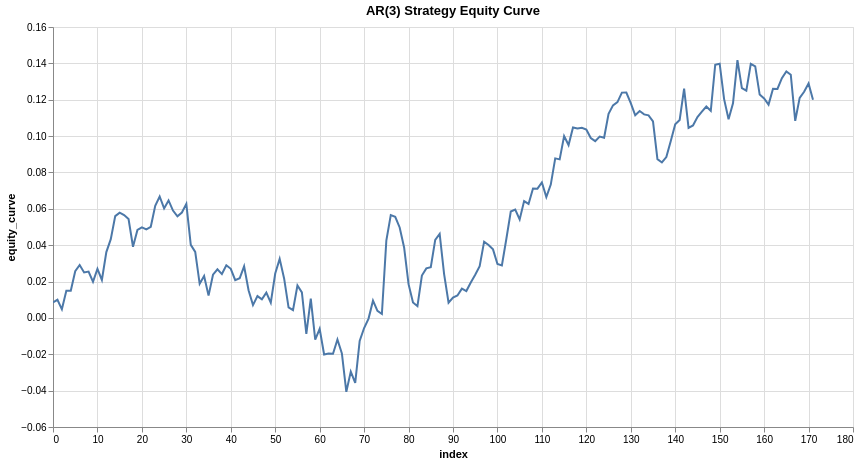

The notebook cell this image was saved under:
### Code cell
# Plot equity curve
research.plot_column(trade_results, 'equity_curve', title='AR(3) Strategy Equity Curve')

### Figure 1 — Vega-Lite specification as saved in the notebook (floating-point values rounded to 4 significant figures; data arrays with more than 128 entries replaced by an {"elided": "..."} marker saying what was removed)
{"config": {"view": {"continuousWidth": 300, "continuousHeight": 300}}, "data": {"name": "data-abf1bd0324190bf50676b4db67e8972c"}, "mark": {"type": "line", "tooltip": true}, "encoding": {"x": {"field": "index", "type": "quantitative"}, "y": {"field": "equity_curve", "type": "quantitative"}}, "height": 400, "params": [{"name": "param_1e9efca18e7a2868", "select": {"type": "interval", "encodings": ["x", "y"]}, "bind": "scales"}], "title": "AR(3) Strategy Equity Curve", "width": 800, "$schema": "https://vega.github.io/schema/vega-lite/v6.1.0.json", "datasets": {"data-abf1bd0324190bf50676b4db67e8972c": {"elided": "172 records"}}}
